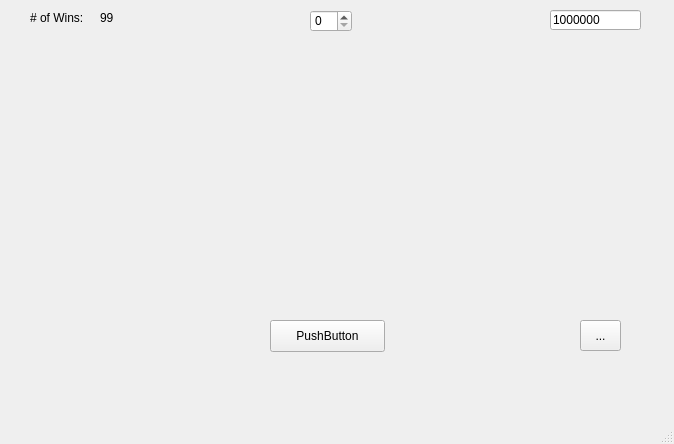
<?xml version="1.0" encoding="UTF-8"?>
<ui version="4.0">
 <class>MainWindow</class>
 <widget class="QMainWindow" name="MainWindow">
  <property name="geometry">
   <rect>
    <x>0</x>
    <y>0</y>
    <width>674</width>
    <height>444</height>
   </rect>
  </property>
  <property name="windowTitle">
   <string>MainWindow</string>
  </property>
  <widget class="QWidget" name="centralwidget">
   <widget class="QPushButton" name="rollButton">
    <property name="geometry">
     <rect>
      <x>270</x>
      <y>320</y>
      <width>115</width>
      <height>32</height>
     </rect>
    </property>
    <property name="text">
     <string>PushButton</string>
    </property>
   </widget>
   <widget class="QLabel" name="die1View">
    <property name="geometry">
     <rect>
      <x>110</x>
      <y>40</y>
      <width>181</width>
      <height>171</height>
     </rect>
    </property>
    <property name="text">
     <string/>
    </property>
    <property name="pixmap">
     <pixmap resource="crapsResources.qrc">:/6</pixmap>
    </property>
   </widget>
   <widget class="QLabel" name="die2View">
    <property name="geometry">
     <rect>
      <x>380</x>
      <y>40</y>
      <width>181</width>
      <height>181</height>
     </rect>
    </property>
    <property name="text">
     <string/>
    </property>
    <property name="pixmap">
     <pixmap resource="crapsResources.qrc">:/6</pixmap>
    </property>
   </widget>
   <widget class="QSpinBox" name="spinBox">
    <property name="geometry">
     <rect>
      <x>310</x>
      <y>10</y>
      <width>42</width>
      <height>22</height>
     </rect>
    </property>
   </widget>
   <widget class="QLabel" name="label">
    <property name="geometry">
     <rect>
      <x>30</x>
      <y>10</y>
      <width>58</width>
      <height>16</height>
     </rect>
    </property>
    <property name="text">
     <string># of Wins:</string>
    </property>
   </widget>
   <widget class="QLabel" name="winsCountValueUI">
    <property name="geometry">
     <rect>
      <x>100</x>
      <y>10</y>
      <width>58</width>
      <height>16</height>
     </rect>
    </property>
    <property name="text">
     <string>99</string>
    </property>
   </widget>
   <widget class="QLineEdit" name="currentBankValueUI">
    <property name="geometry">
     <rect>
      <x>550</x>
      <y>10</y>
      <width>91</width>
      <height>20</height>
     </rect>
    </property>
    <property name="text">
     <string>1000000</string>
    </property>
   </widget>
   <widget class="QToolButton" name="preferencesSelectButton">
    <property name="geometry">
     <rect>
      <x>580</x>
      <y>320</y>
      <width>41</width>
      <height>31</height>
     </rect>
    </property>
    <property name="text">
     <string>...</string>
    </property>
   </widget>
  </widget>
  <widget class="QMenuBar" name="menubar">
   <property name="geometry">
    <rect>
     <x>0</x>
     <y>0</y>
     <width>674</width>
     <height>21</height>
    </rect>
   </property>
  </widget>
  <widget class="QStatusBar" name="statusbar"/>
 </widget>
 <resources>
  <include location="crapsResources.qrc"/>
 </resources>
 <connections/>
</ui>
